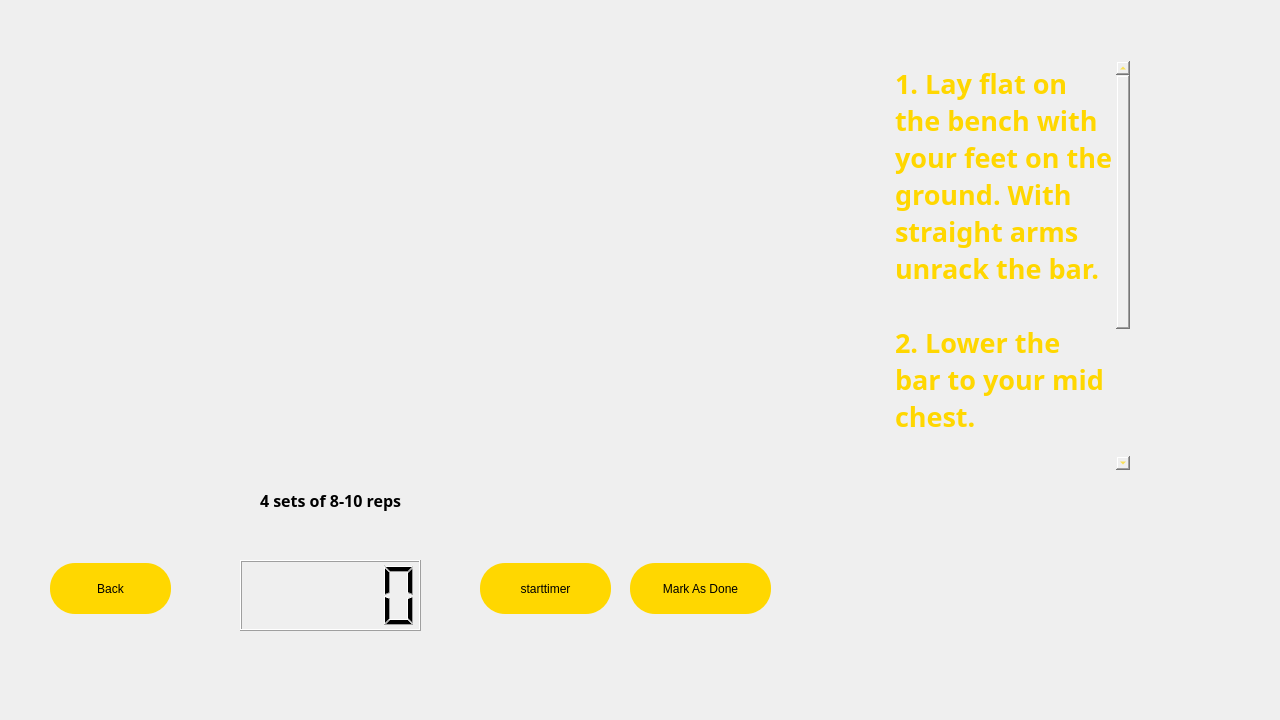
<?xml version="1.0" encoding="UTF-8"?>
<ui version="4.0">
 <class>chestinter</class>
 <widget class="QDialog" name="chestinter">
  <property name="geometry">
   <rect>
    <x>0</x>
    <y>0</y>
    <width>1280</width>
    <height>720</height>
   </rect>
  </property>
  <property name="windowTitle">
   <string>Dialog</string>
  </property>
  <property name="styleSheet">
   <string notr="true">#chestinter{border-image: url(:/images/abstract-textured-backgound.jpg);}</string>
  </property>
  <widget class="QWidget" name="disc" native="true">
   <property name="geometry">
    <rect>
     <x>850</x>
     <y>10</y>
     <width>321</width>
     <height>521</height>
    </rect>
   </property>
   <property name="styleSheet">
    <string notr="true">#disc{
	border-image: url(:/images/Untitled_design.png);
}</string>
   </property>
   <widget class="QPlainTextEdit" name="plainTextEdit">
    <property name="geometry">
     <rect>
      <x>40</x>
      <y>50</y>
      <width>241</width>
      <height>411</height>
     </rect>
    </property>
    <property name="font">
     <font>
      <family>Bahnschrift SemiBold Condensed</family>
      <pointsize>20</pointsize>
      <bold>true</bold>
     </font>
    </property>
    <property name="styleSheet">
     <string notr="true">background-color:transparent;
color:rgb(255,215,0);</string>
    </property>
    <property name="readOnly">
     <bool>true</bool>
    </property>
    <property name="plainText">
     <string>1. Lay flat on the bench with your feet on the ground. With straight arms unrack the bar.

2. Lower the bar to your mid chest.

3. Raise the bar until you've locked your elbows.</string>
    </property>
   </widget>
  </widget>
  <widget class="QLCDNumber" name="lcdTimer">
   <property name="geometry">
    <rect>
     <x>240</x>
     <y>560</y>
     <width>181</width>
     <height>71</height>
    </rect>
   </property>
  </widget>
  <widget class="QPushButton" name="back">
   <property name="geometry">
    <rect>
     <x>50</x>
     <y>563</y>
     <width>121</width>
     <height>51</height>
    </rect>
   </property>
   <property name="styleSheet">
    <string notr="true">QPushButton#back {
    
	background-color: rgb(255, 215, 0);
	color: rgb(0, 0, 0);
 border-radius :25px solid black;
	}

	QPushButton#back:hover{
    background-color: rgb(0, 142, 213);
	}

QPushButton#back:pressed{
    background-color: rgb(0, 26, 141);
	}</string>
   </property>
   <property name="text">
    <string>Back</string>
   </property>
  </widget>
  <widget class="QPushButton" name="startimerb">
   <property name="geometry">
    <rect>
     <x>480</x>
     <y>563</y>
     <width>131</width>
     <height>51</height>
    </rect>
   </property>
   <property name="styleSheet">
    <string notr="true">QPushButton#startimerb {
    
	background-color: rgb(255, 215, 0);
	color: rgb(0, 0, 0);
 border-radius :25px solid black;
	}

	QPushButton#startimerb:hover{
    background-color: rgb(0, 142, 213);
	}

QPushButton#startimerb:pressed{
    background-color: rgb(0, 26, 141);
	}</string>
   </property>
   <property name="text">
    <string>starttimer</string>
   </property>
  </widget>
  <widget class="QPushButton" name="madb">
   <property name="geometry">
    <rect>
     <x>630</x>
     <y>563</y>
     <width>141</width>
     <height>51</height>
    </rect>
   </property>
   <property name="styleSheet">
    <string notr="true">QPushButton#madb {
    
	background-color: rgb(255, 215, 0);
	color: rgb(0, 0, 0);
 border-radius :25px solid black;
	}

	QPushButton#madb:hover{
    background-color: rgb(0, 142, 213);
	}

QPushButton#madb:pressed{
    background-color: rgb(0, 26, 141);
	}</string>
   </property>
   <property name="text">
    <string>Mark As Done</string>
   </property>
  </widget>
  <widget class="QWidget" name="widget" native="true">
   <property name="geometry">
    <rect>
     <x>250</x>
     <y>470</y>
     <width>161</width>
     <height>61</height>
    </rect>
   </property>
   <property name="styleSheet">
    <string notr="true">
	border-image: url(:/images/abstract-textured-backgound.jpg);
</string>
   </property>
   <widget class="QLabel" name="label">
    <property name="geometry">
     <rect>
      <x>10</x>
      <y>10</y>
      <width>141</width>
      <height>41</height>
     </rect>
    </property>
    <property name="font">
     <font>
      <family>Bahnschrift SemiBold</family>
      <pointsize>12</pointsize>
      <bold>true</bold>
     </font>
    </property>
    <property name="text">
     <string>4 sets of 8-10 reps</string>
    </property>
   </widget>
  </widget>
 </widget>
 <resources/>
 <connections/>
</ui>
